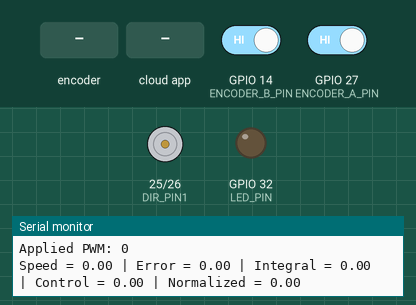
The sketch below on a simulated ESP32. Parts: motor-driver pin pairs drawn as motors (green arrow = first pin HIGH = forward, orange = second pin HIGH = backward, longer = more drive, scaled by the enable pin), output pins drawn as LEDs (lit = HIGH), the last lines printed to the serial monitor. Inputs (shaded band) come from the test bench; at power-on: GPIO 14 (ENCODER_B_PIN) HIGH, GPIO 27 (ENCODER_A_PIN) HIGH. The ROS host is connected and sends only what is stated.

Above: at 3.2 s.
3.3 s: rotary encoder on GPIO 27 (ENCODER_A_PIN) / GPIO 14 (ENCODER_B_PIN) turned 1 step (first pin leading)
6.4 s: the phone or cloud app sets set_point to -100
At 7.3 s:
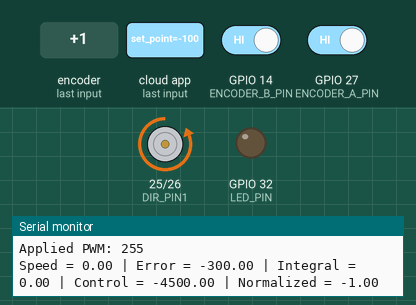
7.9 s: the phone or cloud app sets set_point to 0
At 8.5 s:
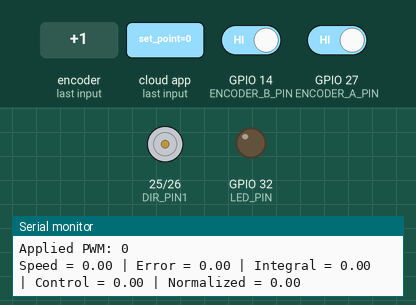
9.4 s: the phone or cloud app sets set_point to 100
At 10.8 s:
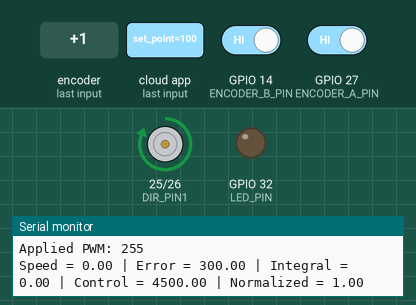
Timing chart, 0 to 11.9 s (numbered marks = the images above; inputs shaded):
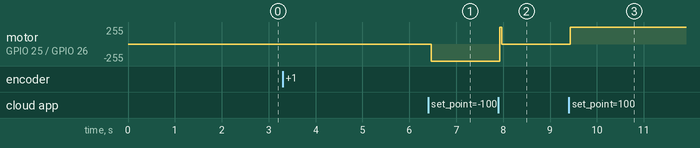

Measured:
- after the input at 6.4 s, motor on GPIO 25 (DIR_PIN1) / GPIO 26 (DIR_PIN2): stopped → backward 255/255 after 0.06 s
- after the input at 7.9 s, motor on GPIO 25 (DIR_PIN1) / GPIO 26 (DIR_PIN2): backward 255/255 → stopped at once
- after the input at 9.4 s, motor on GPIO 25 (DIR_PIN1) / GPIO 26 (DIR_PIN2): stopped → forward 255/255 at once

The sketch:

controller.ino
```cpp
#include <Arduino.h>
#include <micro_ros_arduino.h>
#include <rcl/rcl.h>
#include <rcl/error_handling.h>
#include <rclc/rclc.h>
#include <rclc/executor.h>
#include <std_msgs/msg/float64.h>

// --------------------------------------------------------------------
// Pin Definitions for L298N
// --------------------------------------------------------------------
#define PWM_PIN   33    // Enable pin (PWM) on L298N
#define DIR_PIN1  25    // IN1 on L298N
#define DIR_PIN2  26    // IN2 on L298N
#define LED_PIN   32    // Optional debug LED

// --------------------------------------------------------------------
// Encoder Pins
// --------------------------------------------------------------------
#define ENCODER_A_PIN 27
#define ENCODER_B_PIN 14

// Pulses per revolution (adjust to your hardware)
#define PULSES_PER_REV 1024.0

// --------------------------------------------------------------------
// PWM Configuration on ESP32
// --------------------------------------------------------------------
#define PWM_CHANNEL     0
#define PWM_FREQUENCY   20000   // 20 kHz
#define PWM_RESOLUTION  8       // 8-bit => 0..255

// --------------------------------------------------------------------
// Deadband and PWM Mapping Parameters
// --------------------------------------------------------------------
#define DEAD_BAND_THRESHOLD 0.1    // Normalized threshold below which motor is off
#define MIN_PWM 180                // PWM corresponding to normalized 0.1 (or -0.1)
#define MAX_PWM 255                // PWM corresponding to normalized 1.0 (or -1.0)

// --------------------------------------------------------------------
// micro-ROS Entities
// --------------------------------------------------------------------
rcl_node_t node;
rclc_support_t support;
rcl_allocator_t allocator;
rclc_executor_t executor;

// Subscription to /set_point
rcl_subscription_t subscriber;
std_msgs__msg__Float64 setpoint_msg;

// Publisher for motor speed (output)
rcl_publisher_t speed_pub;

// Timer for PID + speed publication
rcl_timer_t control_timer;

// --------------------------------------------------------------------
// Timing and Encoder Variables
// --------------------------------------------------------------------
static volatile long encoder_count = 0;
static long last_encoder_count = 0;
static const float dt = 0.035f;  // Sampling time: 35 ms

// --------------------------------------------------------------------
// PID Variables
// --------------------------------------------------------------------
static double setpoint      = 0.0;
static double current_speed = 0.0;
static double error_prev    = 0.0;
static double integral      = 0.0;

// Example PID gains (tune as needed)
static double Kp = 15.0;
static double Ki = 9.0;
static double Kd = 1.0;

// Maximum speed in rev/s; from your test, MAX_RPS = 0.6 rev/s
static const double MAX_RPS = 3;

// --------------------------------------------------------------------
// Larger Moving Average Filter for Speed Measurement
// --------------------------------------------------------------------
#define AVERAGE_SIZE 45
static double speed_buffer[AVERAGE_SIZE];
static int speed_index = 0;
static bool buffer_full = false;

// --------------------------------------------------------------------
// Helper: clamp()
// --------------------------------------------------------------------
static double clamp(double val, double min_val, double max_val) {
  if (val > max_val) return max_val;
  if (val < min_val) return min_val;
  return val;
}

// --------------------------------------------------------------------
// set_motor_speed() with Deadband Compensation
// --------------------------------------------------------------------
void set_motor_speed(double value)
{
  // Clamp to [-1, 1]
  value = clamp(value, -1.0, 1.0);

  int pwm_value = 0;
  double abs_value = fabs(value);

  // If within deadband, output zero PWM
  if (abs_value < DEAD_BAND_THRESHOLD) {
    pwm_value = 0;
  } else {
    // Map normalized value from [DEAD_BAND_THRESHOLD, 1] to [MIN_PWM, MAX_PWM]
    // First, shift the range so DEAD_BAND_THRESHOLD becomes 0:
    double normalized = (abs_value - DEAD_BAND_THRESHOLD) / (1.0 - DEAD_BAND_THRESHOLD);
    normalized = clamp(normalized, 0.0, 1.0);
    pwm_value = MIN_PWM + (int)(normalized * (MAX_PWM - MIN_PWM));
  }

  // Set motor direction based on the sign of value
  if (value > 0.0) {
    digitalWrite(DIR_PIN1, HIGH);   // Forward
    digitalWrite(DIR_PIN2, LOW);
  } else if (value < 0.0) {
    digitalWrite(DIR_PIN1, LOW);    // Reverse
    digitalWrite(DIR_PIN2, HIGH);
  } else {
    digitalWrite(DIR_PIN1, LOW);
    digitalWrite(DIR_PIN2, LOW);
  }

  // Apply PWM using LEDC
  ledcWrite(PWM_CHANNEL, pwm_value);

  // Debug print
  Serial.print("Applied PWM: ");
  Serial.println(pwm_value);
}

// --------------------------------------------------------------------
// Encoder ISR: Basic quadrature on rising edge of A
// --------------------------------------------------------------------
void IRAM_ATTR encoderISR()
{
  bool a = digitalRead(ENCODER_A_PIN);
  bool b = digitalRead(ENCODER_B_PIN);
  encoder_count += (a == b) ? 1 : -1;
}

// --------------------------------------------------------------------
// setpoint_callback()
// Called when a new Float64 arrives on /set_point
// --------------------------------------------------------------------
void setpoint_callback(const void * msg_in)
{
  const std_msgs__msg__Float64 * msg = (const std_msgs__msg__Float64 *)msg_in;
  setpoint = msg->data;
  Serial.print("Received setpoint: ");
  Serial.println(setpoint);
}

// --------------------------------------------------------------------
// control_timer_callback()
// Runs every dt, performs:
//   1) Speed measurement with moving average filtering
//   2) PID calculation with anti-windup
//   3) Motor control and speed publication
// --------------------------------------------------------------------
void control_timer_callback(rcl_timer_t * timer, int64_t last_call_time)
{
  if (timer == NULL) return;

  // 1) Measure instant speed (rev/s)
  long current_count_local = encoder_count;
  long delta = current_count_local - last_encoder_count;
  last_encoder_count = current_count_local;
  double instant_speed = (delta / PULSES_PER_REV) / dt;

  // 2) Store in ring buffer for moving average filtering
  speed_buffer[speed_index] = instant_speed;
  speed_index++;
  if (speed_index >= AVERAGE_SIZE) {
    speed_index = 0;
    buffer_full = true;
  }

  double sum = 0.0;
  int count = buffer_full ? AVERAGE_SIZE : speed_index;
  for (int i = 0; i < count; i++) {
    sum += speed_buffer[i];
  }
  current_speed = sum / count;  // Filtered speed (rev/s)

  // 3) PID Control Calculation
  // Convert normalized setpoint to desired speed (rev/s)
  double sp_rps = setpoint * MAX_RPS;
  double error = sp_rps - current_speed;

  // Anti-windup: reset integral when setpoint is zero
  if (setpoint == 0.0) {
    integral = 0.0;
  } else {
    double potential_integral = integral + error * dt;
    double max_integral = MAX_RPS / Ki;
    if (fabs(potential_integral) < max_integral) {
      integral = potential_integral;
    }
  }

  double derivative = (error - error_prev) / dt;
  double control_signal = Kp * error + Ki * integral + Kd * derivative;
  error_prev = error;

  // Normalize control signal (expected to be within [-1,1])
  double max_control_signal = MAX_RPS * Kp;
  double normalized_control = clamp(control_signal / max_control_signal, -1.0, 1.0);

  // 4) Apply motor control using deadband-compensated mapping
  set_motor_speed(normalized_control);

  // 5) Publish the filtered speed
  std_msgs__msg__Float64 speed_msg;
  speed_msg.data = current_speed;
  rcl_publish(&speed_pub, &speed_msg, NULL);

  // Debug output
  Serial.print("Speed = ");
  Serial.print(current_speed);
  Serial.print(" | Error = ");
  Serial.print(error);
  Serial.print(" | Integral = ");
  Serial.print(integral);
  Serial.print(" | Control = ");
  Serial.print(control_signal);
  Serial.print(" | Normalized = ");
  Serial.println(normalized_control);
}

// --------------------------------------------------------------------
// setup()
// Initializes micro-ROS, PWM, pins, subscription, and timer
// --------------------------------------------------------------------
void setup()
{
  Serial.begin(115200);
  delay(2000);
  set_microros_transports();

  // Pin setup
  pinMode(DIR_PIN1, OUTPUT);
  pinMode(DIR_PIN2, OUTPUT);
  pinMode(LED_PIN, OUTPUT);

  pinMode(ENCODER_A_PIN, INPUT_PULLUP);
  pinMode(ENCODER_B_PIN, INPUT_PULLUP);
  attachInterrupt(digitalPinToInterrupt(ENCODER_A_PIN), encoderISR, RISING);

  // Setup PWM with LEDC on ESP32
  ledcSetup(PWM_CHANNEL, PWM_FREQUENCY, PWM_RESOLUTION);
  ledcAttachPin(PWM_PIN, PWM_CHANNEL);

  // micro-ROS initialization
  allocator = rcl_get_default_allocator();
  rclc_support_init(&support, 0, NULL, &allocator);
  rclc_node_init_default(&node, "motor_node", "", &support);

  // Subscription to /set_point
  rclc_subscription_init_default(&subscriber, &node, ROSIDL_GET_MSG_TYPE_SUPPORT(std_msgs, msg, Float64), "/set_point");

  // Publisher for motor speed on /motor_output
  rclc_publisher_init_default(&speed_pub, &node, ROSIDL_GET_MSG_TYPE_SUPPORT(std_msgs, msg, Float64), "/motor_output");

  // Create timer for control loop (PID + publishing) every dt ms
  rclc_timer_init_default(&control_timer, &support, RCL_MS_TO_NS((int)(dt * 1000)), control_timer_callback);

  // Setup executor with 2 handles (1 subscription + 1 timer)
  rclc_executor_init(&executor, &support.context, 2, &allocator);
  rclc_executor_add_subscription(&executor, &subscriber, &setpoint_msg, &setpoint_callback, ON_NEW_DATA);
  rclc_executor_add_timer(&executor, &control_timer);
}

// --------------------------------------------------------------------
// loop()
// Runs micro-ROS executor callbacks
// --------------------------------------------------------------------
void loop()
{
  rclc_executor_spin_some(&executor, RCL_MS_TO_NS(10));
  delay(10);
}
```
